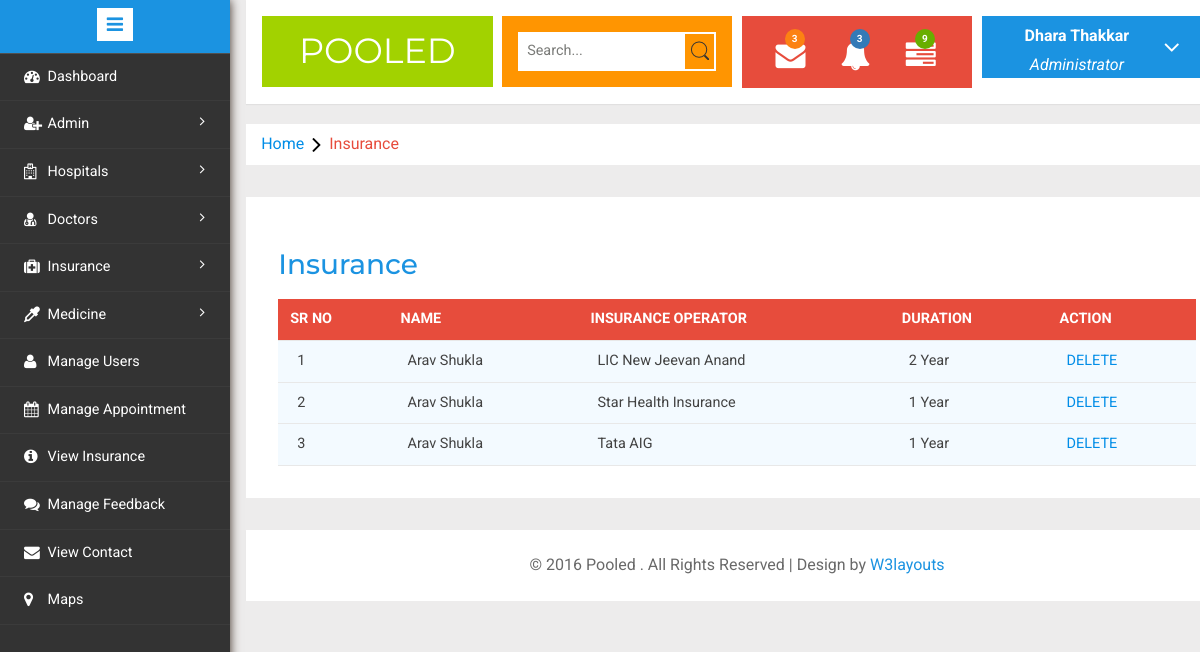
Screenshot of /admin/insurance.php (signed in) with the database file from the repository.
### tables this page shows
CREATE TABLE `insurance_buy_table` (
  `buy_id` int(5) NOT NULL,
  `i_id` int(15) NOT NULL,
  `l_id` int(15) NOT NULL,
  `status` int(5) NOT NULL
);

CREATE TABLE `user_detail` (
  `uid` int(15) NOT NULL,
  `l_id` int(15) NOT NULL,
  `u_name` varchar(30) NOT NULL,
  `u_profile` longblob NOT NULL,
  `gender` varchar(20) NOT NULL,
  `age` int(10) NOT NULL,
  `address` varchar(50) NOT NULL
);

CREATE TABLE `insurance_table` (
  `i_id` int(10) NOT NULL,
  `i_logo` longblob NOT NULL,
  `i_operator` varchar(50) NOT NULL,
  `i_policyno` int(20) NOT NULL,
  `i_price` int(5) NOT NULL,
  `i_duration` varchar(20) NOT NULL,
  `i_renew_date` date NOT NULL,
  `i_exp_date` date NOT NULL,
  `status` int(2) NOT NULL
);

### admin/insurance.php (the view, shortened to what this page needs)
<!DOCTYPE HTML>
<html>
<head>
<link href="css/bootstrap.min.css" rel='stylesheet' type='text/css' />
<link href="css/style.css" rel='stylesheet' type='text/css' />
<link rel="stylesheet" href="css/morris.css" type="text/css"/>
<link href="css/font-awesome.css" rel="stylesheet">
<link rel="stylesheet" type="text/css" href="css/table-style.css" />
<link rel="stylesheet" type="text/css" href="css/basictable.css" />
<link rel="stylesheet" href="css/icon-font.min.css" type='text/css' />
</head>
<body>
   <div class="page-container">
<div class="left-content">
	   <div class="mother-grid-inner">
				<?php
					include 'header.php';
				?>
<ol class="breadcrumb">
                <li class="breadcrumb-item"><a href="index.php">Home</a><i class="fa fa-angle-right"></i>Insurance</li>
            </ol>
				<div class="agile-tables">
					<div class="w3l-table-info">
					  <h2>Insurance</h2>
					    <table id="table">
						<thead>
						  <tr>
							<th>Sr No</th>
							<th>Name</th>
							<th>Insurance Operator</th>
							<th>Duration</th>
							<th>Action</th>
						  </tr>
						</thead>
					<?php
						include "Connection.php";
						$query="SELECT * FROM insurance_buy_table WHERE status=1 ";
						$seq=0;
						$result=mysqli_query($con,$query);
						while($value=mysqli_fetch_array($result))
						{
							$lgid=$value['l_id'];
							$qry="SELECT * FROM user_detail WHERE l_id='$lgid'";
							$res=mysqli_query($con,$qry);
							$val=mysqli_fetch_array($res);
							$i_id=$value['i_id'];
							$qry1="SELECT * FROM insurance_table WHERE i_id='$i_id'";
							$res1=mysqli_query($con,$qry1);
							$val1=mysqli_fetch_array($res1);
                	?>
			<tbody>
				<tr>
					<td><?php echo ++$seq; ?></td>
					<td><?php echo $val['u_name']; ?></td>
					<td><?php echo $val1['i_operator']; ?></td>
					<td><?php echo $val1['i_duration']; ?></td>
					<td><a href="?del=<?php echo $value['buy_id'];?>" onclick="return confirm('Are you sure you want to delete ?')">DELETE</a></td>
				</tr>
				<?php
				}
				?>
					</tbody>
					  </table>
					</div>
			</div>
<div class="copyrights">
	 <p>© 2016 Pooled . All Rights Reserved | Design by  <a href="http://w3layouts.com/" target="_blank">W3layouts</a> </p>
</div>
</div>
</div>
				<?php
					include 'navigation.php';
				?>
							</div>
</body>
</html>

### admin/header.php (shortened to what this page needs)
 <?php
	include "Connection.php";
	if(!isset($_SESSION['session_admin']))
	{
		header("location:index.php");
	}
	else
	{
		$log = $_SESSION['session_admin'];
		$sql = "SELECT l_id FROM login_table WHERE email_id='$log'";
		$result = mysqli_query($con,$sql);
		$value = mysqli_fetch_array($result);
		$id = $value['l_id'];
		$qry = "SELECT * FROM admin_details WHERE l_id='$id'";
		$result1 = mysqli_query($con,$qry);
		$value1 = mysqli_fetch_array($result1);
		$n = $value1['a_name'];
}?>
				<div class="header-main">
					<div class="logo-w3-agile">
								<h1><a href="index.php">Pooled</a></h1>
							</div>
					<div class="w3layouts-left">
								<div class="w3-search-box">
									<form action="#" method="post">
										<input type="text" placeholder="Search..." required="">
										<input type="submit" value="">
									</form>
								</div>
						 </div>
						 <div class="w3layouts-right">
							<div class="profile_details_left">
								<ul class="nofitications-dropdown">
									<li class="dropdown head-dpdn">
										<a href="#" class="dropdown-toggle" data-toggle="dropdown" aria-expanded="false"><i class="fa fa-envelope"></i><span class="badge">3</span></a>
									</li>
									<li class="dropdown head-dpdn">
										<a href="#" class="dropdown-toggle" data-toggle="dropdown" aria-expanded="false"><i class="fa fa-bell"></i><span class="badge blue">3</span></a>
									</li>
									<li class="dropdown head-dpdn">
										<a href="#" class="dropdown-toggle" data-toggle="dropdown" aria-expanded="false"><i class="fa fa-tasks"></i><span class="badge blue1">9</span></a>
									</li>
									<div class="clearfix"> </div>
								</ul>
							</div>
						</div>
						<div class="profile_details w3l">
								<ul>
									<li class="dropdown profile_details_drop">
										<a href="#" class="dropdown-toggle" data-toggle="dropdown" aria-expanded="false">
											<div class="profile_img">
												<div class="user-name">
													<p><?php  echo $n; ?></p>
													<span>Administrator</span>
												</div>
												<i class="fa fa-angle-down"></i>
												<div class="clearfix"></div>
											</div>
										</a>
									</li>
								</ul>
							</div>
				</div>

### admin/css/table-style.css (style rules this page uses)
table { background: white; border-collapse: collapse; margin: 1.25em 0 0; width: 100%; }
table tr, table th, table td { border: none; border-bottom: 1px solid #e8e8e8; font-size: .95em; }
table th, table td { padding: 10px 12px; text-align: left; }
table th { background: #e74c3c; color: #fff; text-transform: uppercase; }
table tr td { background: #f3faff; color: #424242; }
table { width: 100%; }

### rows the page displays
insurance_buy_table: user_detail.u_name "Arav Shukla", i.i_operator "LIC New Jeevan Anand", i.i_duration "2 Year"
insurance_buy_table: user_detail.u_name "Arav Shukla", i.i_operator "Star Health Insurance", i.i_duration "1 Year"
insurance_buy_table: user_detail.u_name "Arav Shukla", i.i_operator "Tata AIG", i.i_duration "1 Year"

### other values shown
$n "Dhara Thakkar"
